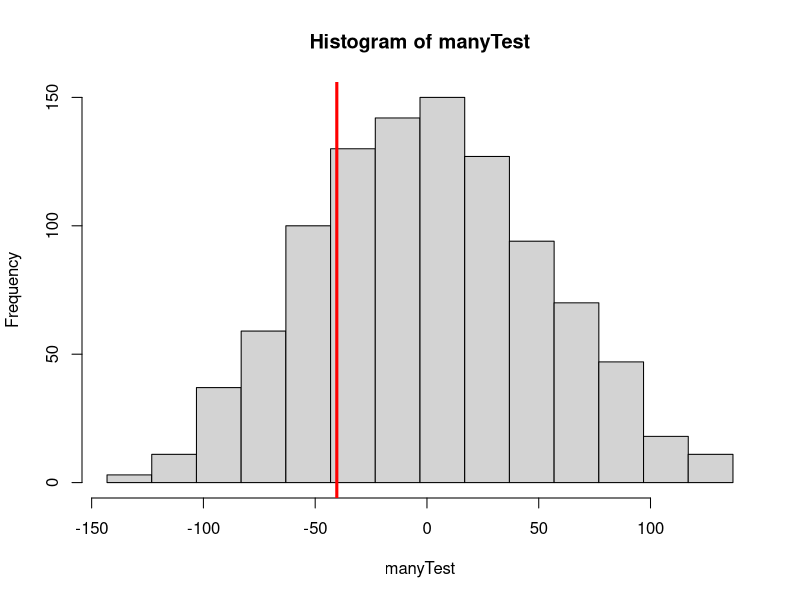
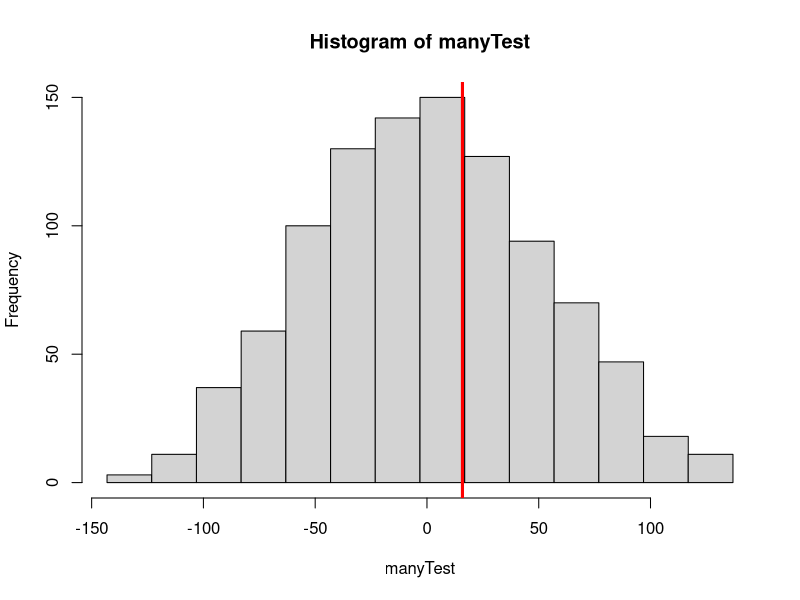

Recreate these plots in R, in order.
## ---- chunk 1
knitr::opts_chunk$set(echo = FALSE, comment=NA, fig.width = 6, fig.height = 4, fig.align = "center")
## ---- chunk 2
price2001 <- c(
419, 55.268, 65, 210, 510.728, 212.2, 152.720, 266.6,
69.427, 125, 191, 451, 469, 310, 325, 50, 675, 140,
105.5, 285, 320, 305, 255, 95.179, 346, 199, 450, 280,
205.5, 135, 190, 452.5, 335, 455, 291.905, 239.9,
369.95, 569, 481, 475, 495, 195, 237.5, 143, 218.95,
239, 710, 172, 228.5, 270
)
 
price2002 <- c(
142, 175, 197.5, 149.4, 705, 232, 50, 146.5, 155, 1850,
132.5, 215, 116.7, 244.9, 290, 200, 260, 449.9, 66.407,
164.95, 362, 307, 266, 166, 375, 244.95, 210.95, 265,
296, 335, 335, 1370, 256, 148.5, 987.5, 324.5, 215.5,
684.5, 270, 330, 222, 179.8, 257, 252.95, 149.95, 225,
217, 570, 507, 190
)
## ---- chunk 3
y2001 = mean(price2001)
y2002 = mean(price2002)

s2001 = sd(price2001)
s2002 = sd(price2002)

n2001 = length(price2001)
n2002 = length(price2002)
## ---- chunk 4
pt(-0.80573, 98) + 1 - pt(0.80573, 98)
## ---- chunk 5
price = c(price2001, price2002)
year = rep(c(2001, 2002), c(50, 50))
yearAndPrice = data.frame(year, price)

obsDiff = mean(price[year == 2001]) - mean(price[year == 2002])

oneTest = function(x, y) {# x is the category label like year
	                       # y is the response variable like price
	xPerm = sample(x);     # a random permuation of label x
	mean(y[xPerm == 2001]) - mean(y[xPerm == 2002]); 
	                       # categories are 2001 and 2002 in our data
}

manyTest = replicate(999, oneTest(year, price))

hist(manyTest, breaks=seq(min(manyTest), max(manyTest) + 20, 20))

abline(v = obsDiff, lwd = 3, col="red")
## ---- chunk 6
print(mean(abs(manyTest) > abs(obsDiff)))
## ---- chunk 7
price = c(price2001, price2002)
year = rep(c(2001, 2002), c(50, 50))
yearAndPrice = data.frame(year, price)

obsDiff = median(price[year == 2001]) - median(price[year == 2002])

oneTest = function(x, y) {# x is the category label like year
	                       # y is the response variable like price
	xPerm = sample(x);     # a random permuation of label x
	median(y[xPerm == 2001]) - median(y[xPerm == 2002]); 
	                       # categories are 2001 and 2002 in our data
}

medianTest = replicate(999, oneTest(year, price))

hist(manyTest, breaks=seq(min(manyTest), max(manyTest) + 20, 20))

abline(v = obsDiff, lwd = 3, col="red")
## ---- chunk 8
print(mean(abs(medianTest) > abs(obsDiff)))
